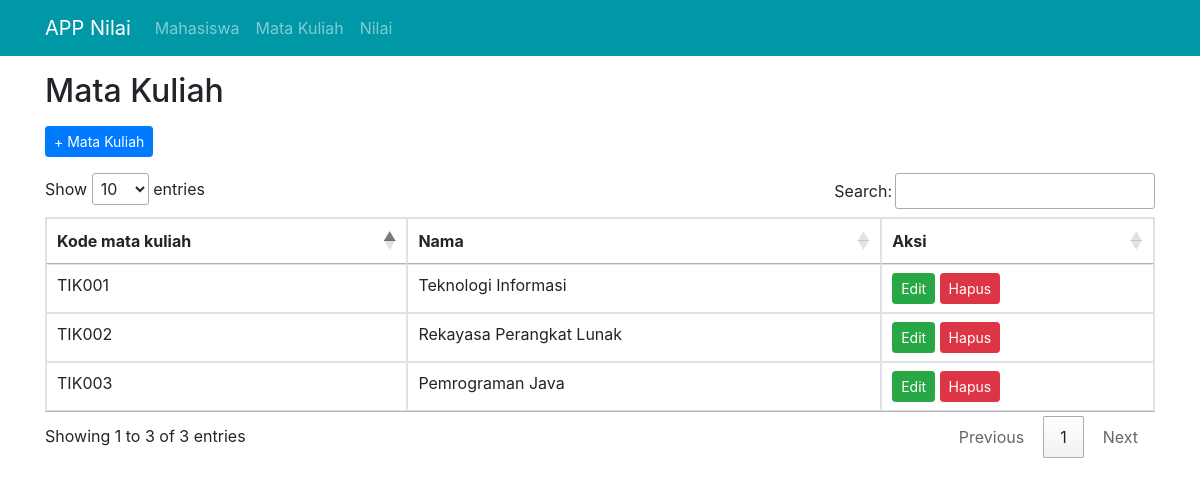
/index.php/mata_kuliah, run on the app's committed database.
### tables this page shows
CREATE TABLE `mata_kuliah` (
  `id` int NOT NULL,
  `kode` varchar(50) NOT NULL,
  `nama` varchar(50) NOT NULL
);

### application/controllers/Mata_kuliah.php (called while the page is built, shortened)
<?php
class Mata_kuliah extends CI_Controller
{
	public function __construct()
	{
		$this->load->model('mata_kuliah_model');
	}
	public function index()
	{
		$data['all_mata_kuliah'] = $this->mata_kuliah_model->get();
		$this->load->view('mata-kuliah/index', $data);
	}
}

### index.php (called while the page is built, shortened)
<?php
require_once BASEPATH.'core/CodeIgniter.php';

### application/models/Mata_kuliah_model.php (called while the page is built, shortened)
<?php
class Mata_kuliah_model extends CI_Model
{
	protected $table = 'mata_kuliah';
	public function get()
	{
		return $this->db->get($this->table)->result_array();
	}
}

### application/views/mata-kuliah/index.php (the view, shortened to what this page needs)
<!doctype html>
<html lang="en">
<head>
	<link rel="stylesheet" href="https://cdn.jsdelivr.net/npm/bootstrap@4.6.2/dist/css/bootstrap.min.css">
	<link rel="stylesheet" href="https://cdn.datatables.net/1.13.1/css/jquery.dataTables.min.css">
</head>
<body>
	<div class="container">
		<div class="mb-3">
			<h2 class="my-3">Mata Kuliah</h2>
			<button type="button" class="btn btn-primary btn-sm" data-toggle="modal" data-target="#formCreateMataKuliah">
				+ Mata Kuliah
			</button>
		</div>
		<table class="table table-bordered table-hover" style="min-width: 100%;">
			<thead>
				<tr>
					<th>Kode mata kuliah</th>
					<th>Nama</th>
					<th>Aksi</th>
				</tr>
			</thead>
			<tbody>
				<?php foreach ($all_mata_kuliah as $mata_kuliah) : ?>
					<tr>
						<td><?= $mata_kuliah['kode'] ?></td>
						<td><?= $mata_kuliah['nama'] ?></td>
						<td>
							<a href="#" class="btn btn-success btn-sm btn-edit" data-id="<?= $mata_kuliah['id'] ?>">Edit</a>
							<a href=" #" class="btn btn-danger btn-sm btn-delete" data-id="<?= $mata_kuliah['id'] ?>">Hapus</a>
						</td>
					</tr>
				<?php endforeach; ?>
			</tbody>
		</table>
	</div>
</body>
</html>

### data on the page
mata_kuliah: kode "TIK001", nama "Teknologi Informasi"
mata_kuliah: kode "TIK002", nama "Rekayasa Perangkat Lunak"
mata_kuliah: kode "TIK003", nama "Pemrograman Java"
